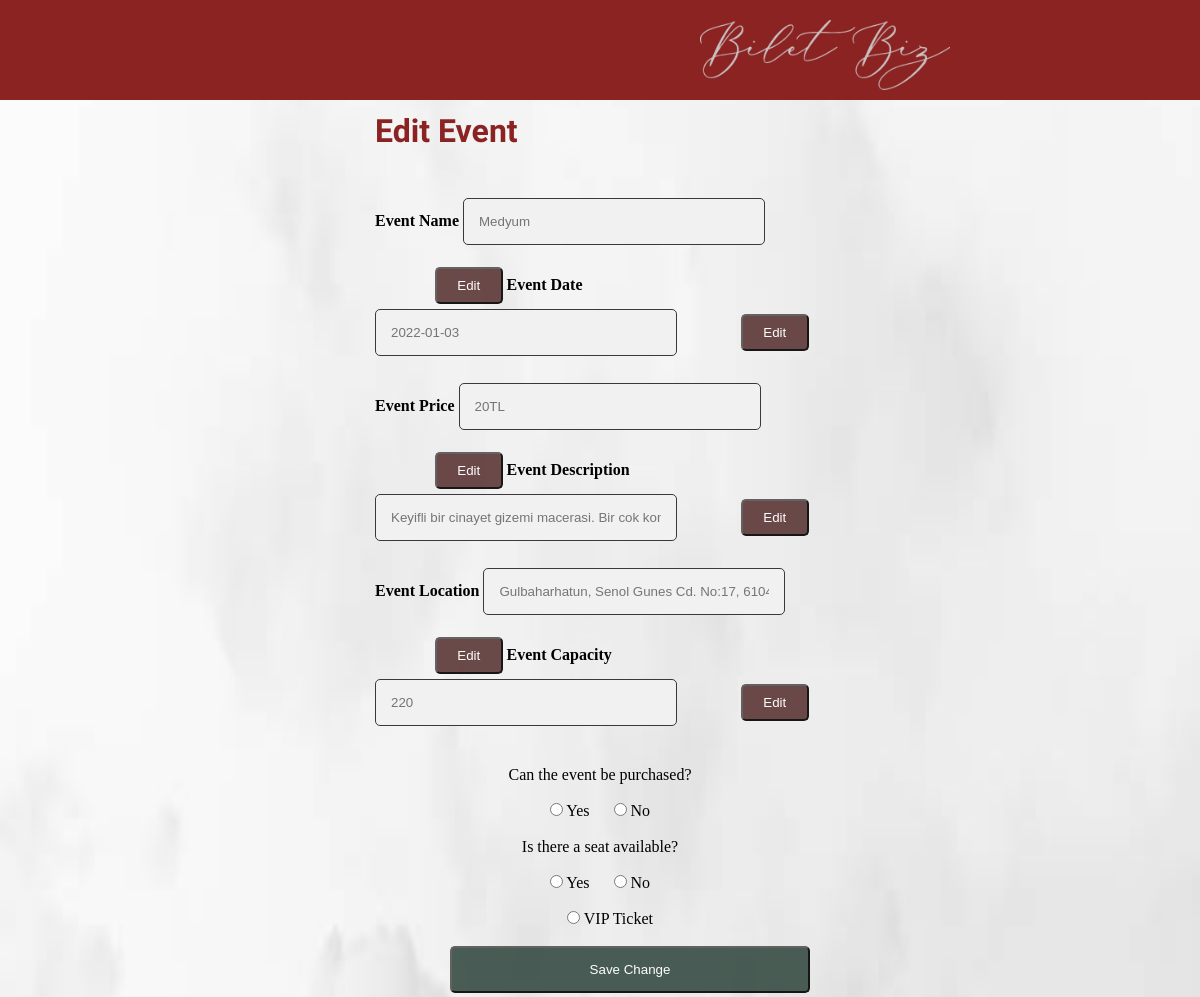
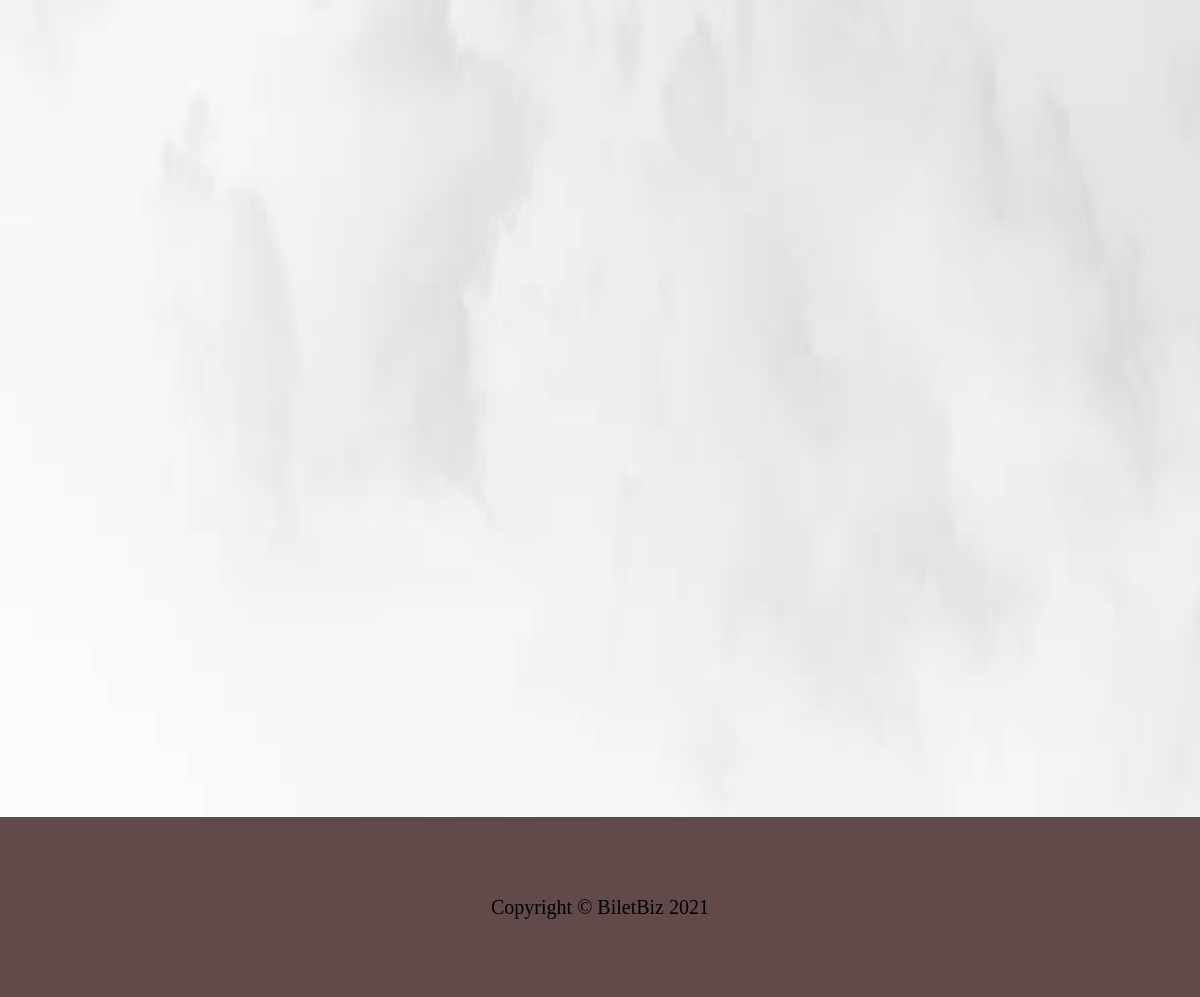
Page /Biletbiz/editevent.php?ID=190137 (signed in) on the committed database (2 pictures, top to bottom).
### tables this page shows
CREATE TABLE Event(
idEvent INT NOT NULL AUTO_INCREMENT,

VipAvailability BOOLEAN,
SeatAvailability BOOLEAN,
TicketPrice double NOT NULL,
VIPTicketPrice double,
EventHour TIME,
ECompanyEmail varChar(45) NOT NULL,
EventName VarChar(45) NOT NULL,
EventDate date NOT NULL,
EventDescription VarChar(1500) NOT NULL,
EventLocation VarChar(250) NOT NULL,
EventNoLongerPurchasable BOOLEAN,
EventCapacity INTEGER,
VIPEventCapacity INTEGER,

PRIMARY KEY(idEvent),
FOREIGN KEY(ECompanyEmail) REFERENCES Company(CompanyEmail));

### Biletbiz/editevent.php (the view, shortened to what this page needs)
<!DOCTYPE html>
<html lang="en">
    <head>
    <link rel="stylesheet" href="css/event.css">
    </head>
    <?php
    if ($_SESSION["isCompany"] == 1 && isset($_GET["ID"])) {
        require_once 'includes/dbh.inc.php';
        $sql = "SELECT * FROM event where idEvent=? ;";
        $stmt = mysqli_stmt_init($conn);
        if (!mysqli_stmt_prepare($stmt, $sql)) {
            echo "STMT FAIL";
        }
        mysqli_stmt_bind_param($stmt, "i", $_GET["ID"]);
        mysqli_stmt_execute($stmt);
        $resultData = mysqli_stmt_get_result($stmt);
        $row = mysqli_fetch_assoc($resultData);
    }
    ?>
    <body>
    <div class="container" style="background-image: url(foto/back.jpg);height: 48cm">
        <div class="navbar">
            <div class="logo" style="margin-left: 700px">
                <a href="companypage.php"><img src="foto/logo.png" alt="Logo" style="width:250px; height:70px;"></a>
            </div>
            <div class="eventform">
                <br>
                <h1>Edit Event</h1>
                <br>
                <label for="name"><b>Event Name</b></label>
                <?php echo'<input type="text" placeholder="' . $row["EventName"] . '" name="name" disabled>'; ?>
                <button type="submit" class="bttn" onclick="popup1Toggle();">Edit</button>
                <label for="date"><b>Event Date</b></label>
                <?php echo'<input type="text" placeholder="' . $row["EventDate"] . '" name="text" disabled>'; ?>
                <button type="submit" class="bttn" onclick="popup2Toggle();">Edit</button>
                <label for="number"><b>Event Price</b></label>
                <?php echo'<input type="number" placeholder="' . $row["TicketPrice"] . 'TL" name="name" disabled>' ?>
                <button type="submit" class="bttn" onclick="popup3Toggle();">Edit</button>
                <label for="name"><b>Event Description</b></label>
                <?php echo'<input type="text" placeholder="' . $row["EventDescription"] . '" name="name" disabled>'; ?>
                <button type="submit" class="bttn" onclick="popup4Toggle();">Edit</button>
                <label for="name"><b>Event Location</b></label>
                <?php echo'<input type="text" placeholder="' . $row['EventLocation'] . '" name="name" disabled>'; ?>
                <button type="submit" class="bttn" onclick="popup5Toggle();">Edit</button>
                <label for="number"><b>Event Capacity</b></label>
                <?php echo'<input type="number" placeholder="' . $row["EventCapacity"] . '" name="name" disabled>'; ?>
                <button type="submit" class="bttn" onclick="popup6Toggle();">Edit</button>
                <br><br>
                <form action="">
                    <p>
                    <center>Can the event be purchased?<center>
                            </p><br>
                            <input type="radio" id="yes" name="fav_language" value="Yes" required>
                                <label for="yes">Yes</label>
                                <input type="radio" id="no" name="fav_language" value="No" style="margin-left: 20px;" required>
                                    <label for="no">No</label><br>
                                    <br>
                                    <p>Is there a seat available?</p><br>
                                    <input type="radio" id="yes1" name="seat" value="Yes1" required>
                                        <label for="yes1">Yes</label>
                                        <input type="radio" id="no1" name="seat" value="No1" style="margin-left: 20px;" required>
                                            <label for="no1">No</label><br>
                                            <br>
                                            <input type="radio" id="vip" name="vip" value="vip" style="margin-left: 20px;">
                                                <label for="vip">VIP Ticket</label><br>
                                                </form><br>
                                                <a href="listEvent.php"><button type="submit" class="button">Save Change</button></a>
                                                </div>
                                                </div>
                                                </div>
                                                <div class="footer">
                                                    <p class="footertext">Copyright &copy; BiletBiz 2021</p>
                                                </div>
                                                </body>
                                                </html>

### Biletbiz/css/event.css (style rules this page uses)
* { margin: 0; padding: 0; }
.container { background-image: url(back.jpg); background-size: 100% 100%; height: 30cm; }
.container .navbar { width: 100%; height: 100px; background-color: #8b2323; }
.navbar .logo { display: inline-block; margin-left: 620px; margin-top: 20px; width: 10px; height: 70px; }
.footer { background: #634a4a; height: 180px; }
.footertext { font-size: 20px; text-align: center; line-height: 180px; }
input[type=text], input[type=number], input[type=date] { width: 100%; padding: 15px; margin: 5px 0 22px 0; display: inline-block; border: 1px solid rgb(58, 56, 59); background: #f1f1f1; border-radius: 5px; }
h1 { margin-bottom: 25px; font-family: Lobster Two; color: #8b2323; }
button { background-color: #374d45; color: white; padding: 14px 20px; margin-left: 60px; border-radius: 5px; cursor: pointer; width: 80%; opacity: 0.9; }
.eventform { width: 450px; height: 450px; margin: auto; }

### Biletbiz/editevent.php (style rules this page uses)
.container { background-image: url(back.jpg); background-size: 100% 100%; height: 40cm; }
.bttn { background-color: #5c3737; color: white; padding: 9px 20px; border-radius: 5px; cursor: pointer; width: 15%; opacity: 0.9; }
input[type=text], input[type=number], input[type=date] { width: 60%; padding: 15px; margin: 5px 0 22px 0; display: inline-block; border: 1px solid rgb(58, 56, 59); background: #f1f1f1; border-radius: 5px; }

### rows in the picture
event: name "Medyum", text "2022-01-03", name "20TL", name "Keyifli bir cinayet gizemi macerasi. Bir cok komik supheli, beklenmedik kivrimlar ve donusler… Simdi biletlerini alin!", name "Gulbaharhatun, Senol Gunes Cd. No:17, 61040 Trabzon Merkez/Trabzon", name "220"
